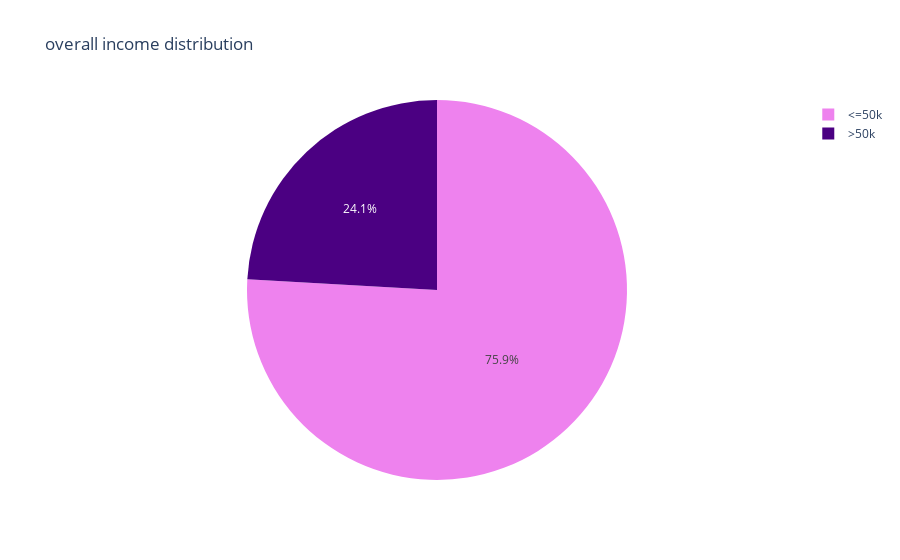

This figure's notebook cell:
### Code cell
fig = px.pie(adult_df_income,names='income',values='total',title= 'overall income distribution',color_discrete_sequence=["violet","indigo"])
fig.show()

### Figure 1 — Plotly figure (JSON) as saved in the notebook; plotly's stock layout.template omitted (floating-point values rounded to 4 significant figures)
{"data": [{"domain": {"x": [0, 1], "y": [0, 1]}, "hovertemplate": "income=%{label}<br>total=%{value}<extra></extra>", "labels": ["<=50k", ">50k"], "legendgroup": "", "name": "", "showlegend": true, "type": "pie", "values": [24677, 7836]}], "layout": {"autosize": true, "legend": {"tracegroupgap": 0}, "piecolorway": ["violet", "indigo"], "title": {"text": "overall income distribution"}}}
